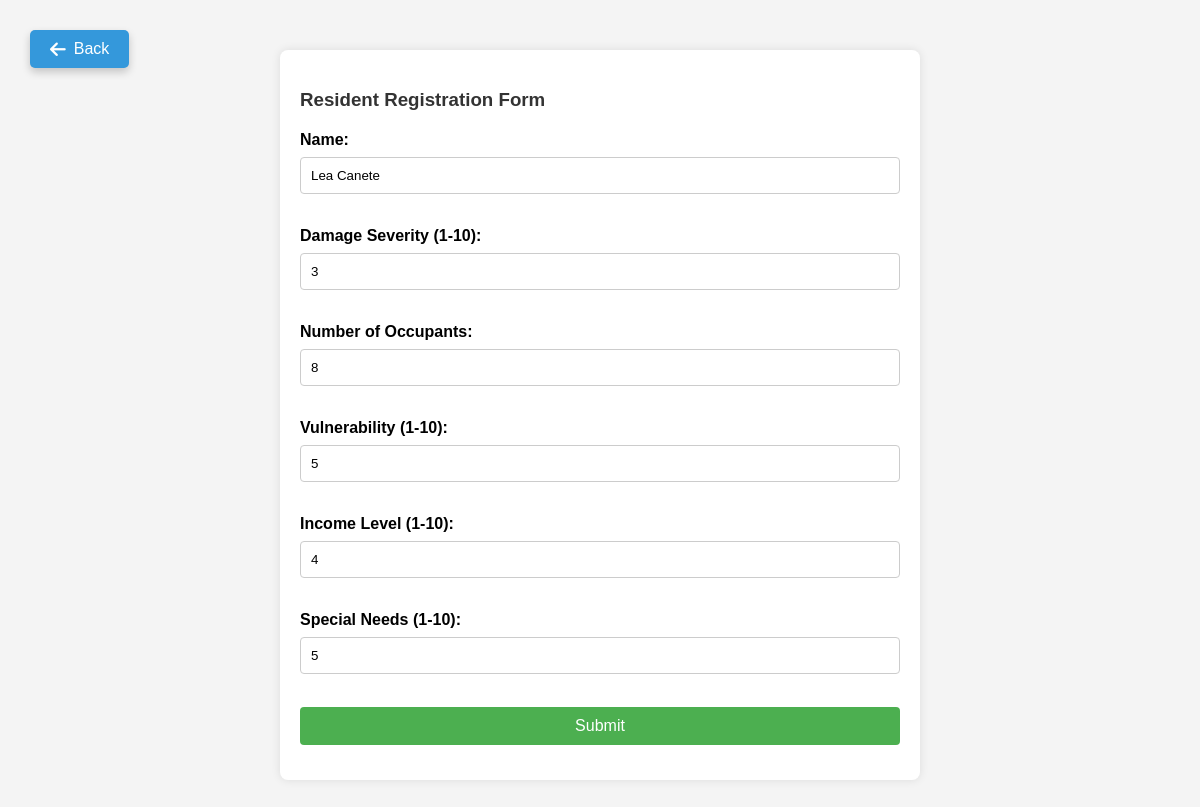
The app's page /edit_data.php?id=113 with its own data.
### tables this page shows
CREATE TABLE `residents` (
  `id` int(11) NOT NULL,
  `name` varchar(100) NOT NULL,
  `damage_severity` int(11) NOT NULL,
  `number_of_occupants` int(11) NOT NULL,
  `vulnerability` int(11) NOT NULL,
  `income_level` int(11) NOT NULL,
  `special_needs` int(11) NOT NULL,
  `total_score` decimal(5,2) NOT NULL,
  `distribution_date` date DEFAULT NULL
);

### edit_data.php (the view, shortened to what this page needs)
<?php
$pdo = new PDO('mysql:host=localhost;dbname=aidman-db', 'root', '');
if (isset($_GET['id'])) {
    $id = $_GET['id'];
    $stmt = $pdo->prepare('SELECT * FROM residents WHERE id = ?');
    $stmt->execute([$id]);
    $resident = $stmt->fetch(PDO::FETCH_ASSOC);
} else {
    die('ID not provided');
}
?>
<!DOCTYPE html>
<html lang="en">
<head>
    <link rel="stylesheet" href="styles.css">
    <link rel="stylesheet" href="https://cdnjs.cloudflare.com/ajax/libs/font-awesome/6.0.0-beta3/css/all.min.css">
</head>
<body class="leader-edit-body">
    <div class="back-button-container">
        <a class="back-button" href="aid-dashboard.php">
            <i class="fas fa-arrow-left back-icon"></i>
            Back
        </a>
    </div>
    <div class="leader-edit-container">
        <h3 class="leader-edit-h3">Resident Registration Form</h3>
        <form class="leader-edit-form" action="edit_data.php?id=<?php echo urlencode($id); ?>" method="post">
            <label class="leader-edit-label" for="name">Name:</label>
            <input class="leader-edit-input" type="text" id="name" name="name" value="<?php echo htmlspecialchars($resident['name']); ?>" required><br>
            <label class="leader-edit-label" for="damage_severity">Damage Severity (1-10):</label>
            <input class="leader-edit-input" type="number" id="damage_severity" name="damage_severity" min="1" max="10" value="<?php echo htmlspecialchars($resident['damage_severity']); ?>" required><br>
            <label class="leader-edit-label" for="number_of_occupants">Number of Occupants:</label>
            <input class="leader-edit-input" type="number" id="number_of_occupants" name="number_of_occupants" value="<?php echo htmlspecialchars($resident['number_of_occupants']); ?>" required><br>
            <label class="leader-edit-label" for="vulnerability">Vulnerability (1-10):</label>
            <input class="leader-edit-input" type="number" id="vulnerability" name="vulnerability" min="1" max="10" value="<?php echo htmlspecialchars($resident['vulnerability']); ?>" required><br>
            <label class="leader-edit-label" for="income_level">Income Level (1-10):</label>
            <input class="leader-edit-input" type="number" id="income_level" name="income_level" min="1" max="10" value="<?php echo htmlspecialchars($resident['income_level']); ?>" required><br>
            <label class="leader-edit-label" for="special_needs">Special Needs (1-10):</label>
            <input class="leader-edit-input" type="number" id="special_needs" name="special_needs" min="1" max="10" value="<?php echo htmlspecialchars($resident['special_needs']); ?>" required><br>
            <input class="leader-edit-input" type="submit" value="Submit">
        </form>
    </div>
</body>
</html>

### styles.css (style rules this page uses)
body { margin: 0; font-family: Arial, sans-serif; }
.back-button { position: absolute; top: 20px; left: 20px; font-size: 18px; color: #ffcc00; text-decoration: none; background: rgba(255, 255, 255, 0.1); padding: 10px 15px; border-radius: 10px; transition: background 0.3s ease, color 0.3s ease; }
.back-button i { margin-right: 8px; }
.leader-edit-body { font-family: Arial, sans-serif; background-color: #f4f4f4; margin: 0; padding: 0; }
.leader-edit-container { max-width: 600px; margin: 50px auto; padding: 20px; background-color: #ffffff; border-radius: 8px; box-shadow: 0 0 10px rgba(0, 0, 0, 0.1); }
.leader-edit-h3 { margin-bottom: 20px; color: #333; }
.leader-edit-form { display: flex; flex-direction: column; }
.leader-edit-label { margin-bottom: 8px; font-weight: bold; }
.leader-edit-input[type="text"], .leader-edit-input[type="number"], .leader-edit-input[type="submit"] { padding: 10px; margin-bottom: 15px; border: 1px solid #ccc; border-radius: 4px; }
.leader-edit-input[type="submit"] { background-color: #4caf50; color: #fff; border: none; cursor: pointer; font-size: 16px; }
.back-button-container { position: absolute; top: 10px; left: 10px; z-index: 1000; }
.back-button { display: flex; align-items: center; padding: 10px 20px; background-color: #3498db; color: white; text-decoration: none; border-radius: 5px; font-size: 16px; transition: transform 0.3s, box-shadow 0.3s, background-color 0.3s; box-shadow: 0 4px 8px rgba(0, 0, 0, 0.2); }
.back-icon { margin-right: 8px; font-size: 18px; }

### records on screen
residents: name "Lea Canete", damage_severity "3", number_of_occupants "8", vulnerability "5", income_level "4", special_needs "5"
